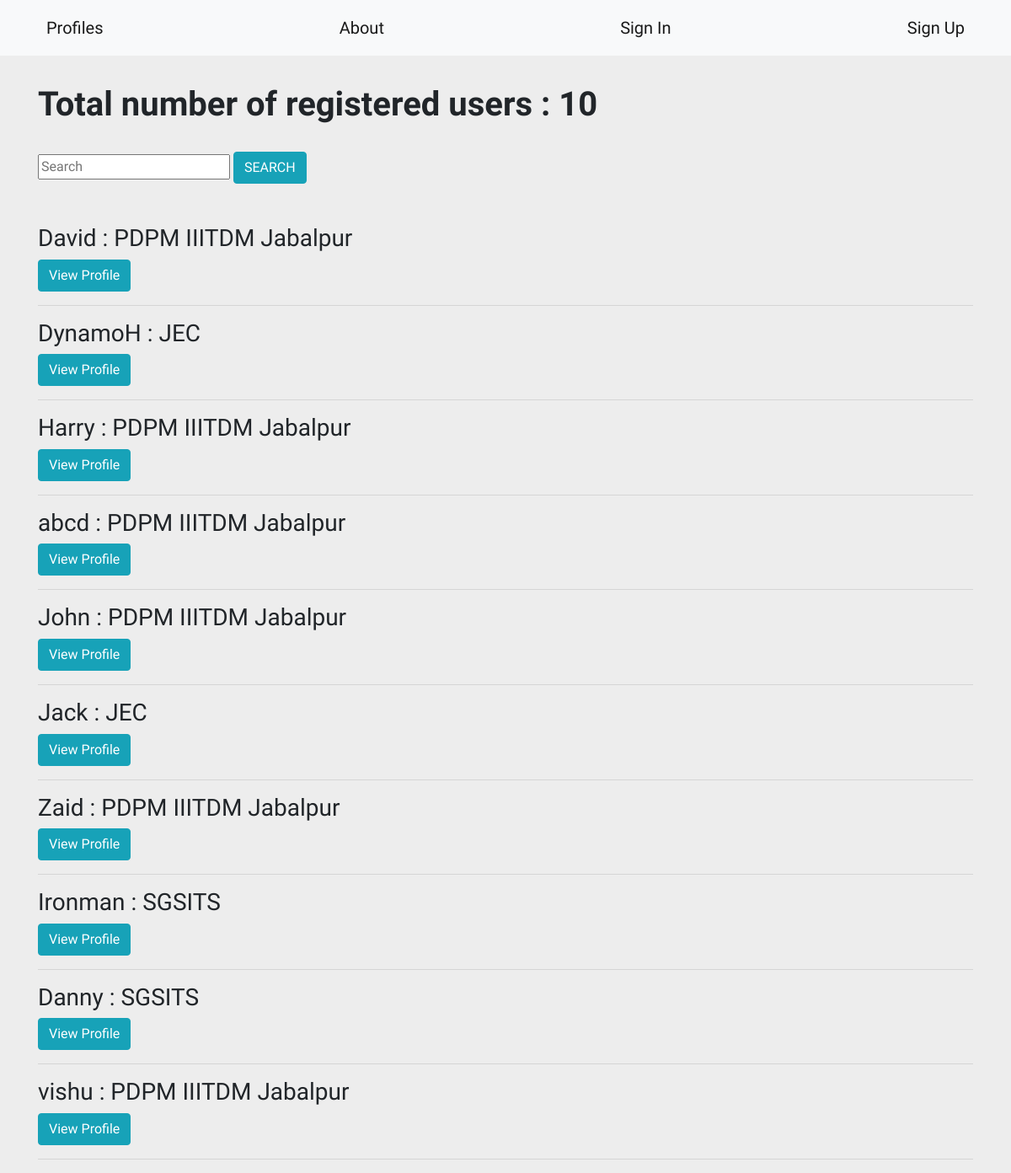
The page / on the database its author committed.
### proapp/models.py (models this page shows, shortened)
class UserProfile(models.Model):
    name = models.OneToOneField('auth.user',on_delete=models.CASCADE)
    college = models.CharField(max_length=700)
    age = models.IntegerField()
    gender = models.CharField(max_length=10)
    dateOfBirth = models.DateTimeField(default=timezone.now)
    slug = models.SlugField(blank=True,null=True)
    image = models.ImageField(upload_to='proapp/images',default="hexapod_edr1JFH.jpg")

### proapp/views.py (the view)
# urls.py: path('',UserList.as_view(),name="userslist"),
class UserList(ListView):
    model =UserProfile
    template_name = 'proapp/userlist.html'
    def get_queryset(self):
        sear = self.request.GET.get("searchbar")
        if sear==None:
            return UserProfile.objects.filter(dateOfBirth__lte=timezone.now())
        else:
            return UserProfile.objects.filter(Q(college__icontains = sear))

### proapp/templates/proapp/userlist.html
{% extends "base.html" %}
{% block content %}
<div class="container">
  <h1 class="nouser">Total number of registered users :  {{userprofile_list.count}}</h1><br>
  <form method="GET">
    <input type="text" name="searchbar" value="{{request.GET.searchbar}}" class="searchbar" placeholder="Search">
    <button type="submit" class="btn btn-info" name="button">SEARCH</button>
  </form>
  <br><br>
    {% for user in userprofile_list %}
        <div class="usersec">
          <h3>{{user.name.username}}  :  {{user.college}} </h3>
          <a href="{% url 'usersdetail'  slug=user.slug %}"> <button type="button" class="btn btn-info" name="button">View Profile</button> </a>
        </div>
      <hr>
    {% endfor %}
</div>
{% endblock %}

### proapp/templates/base.html (shortened to what this page needs)
<!DOCTYPE html>
{% load static %}
<html lang="en" dir="ltr">
  <head>
    <link rel="stylesheet" href="https://stackpath.bootstrapcdn.com/bootstrap/4.3.1/css/bootstrap.min.css">
    <link rel="stylesheet" href="{% static 'css/style.css' %}">
  </head>
  <body>
    <nav class="navbar navbar-expand-lg navbar-light bg-light">
      <div class="container">
       <a class ="navbar-brand bigbrand navbar-left" href="/">Profiles</a>
       <a class ="navbar-brand bigbrand navbar-left" href="{% url 'aboutpage' %}">About</a>
          {% if user.is_authenticated %}
            <a class ="navbar-brand bigbrand navbar-left" href='{% url "usercreate" %}'>Register</a>
            <a class ="navbar-brand bigbrand navbar-left" href='{% url "lgpage" %}'>Logout</a>
          {% else %}
            <a  class='nav navbar-brand bigbrand navbar-left' href="{% url 'loginpage' %}">
            <span class ='glyphicon glyphicon-user'>Sign In</span>
            </a>
            <a class='nav navbar-brand bigbrand navbar-left ' href="{% url 'signuppage' %}">
            <span class ='glyphicon glyphicon-user'>Sign Up</span>
            </a>
          {% endif %}
      </div>
    </nav>
    <div class="abcd">
    </div>
    {% block content %}
    {% endblock %}
  </body>
</html>

### proapp/static/css/style.css (style rules this page uses)
body { background-color: rgba(220,220,220,0.5); font-family: 'Rajdhani', sans-serif; }
.nouser { font-weight: 600; }
.navbar { position:fixed; width:100%; float: left; }
.abcd { padding-top: 100px; }
nav a { text-decoration: none; color:black; padding: 10px !important; margin: 0px !important; }

### rows shown on the page
UserProfile: name.username "David", college "PDPM IIITDM Jabalpur"
UserProfile: name.username "DynamoH", college "JEC"
UserProfile: name.username "Harry", college "PDPM IIITDM Jabalpur"
UserProfile: name.username "abcd", college "PDPM IIITDM Jabalpur"
UserProfile: name.username "John", college "PDPM IIITDM Jabalpur"
UserProfile: name.username "Jack", college "JEC"
UserProfile: name.username "Zaid", college "PDPM IIITDM Jabalpur"
UserProfile: name.username "Ironman", college "SGSITS"
UserProfile: name.username "Danny", college "SGSITS"
UserProfile: name.username "vishu", college "PDPM IIITDM Jabalpur"

### other values the page prints
{{ userprofile_list.count }} "10"
